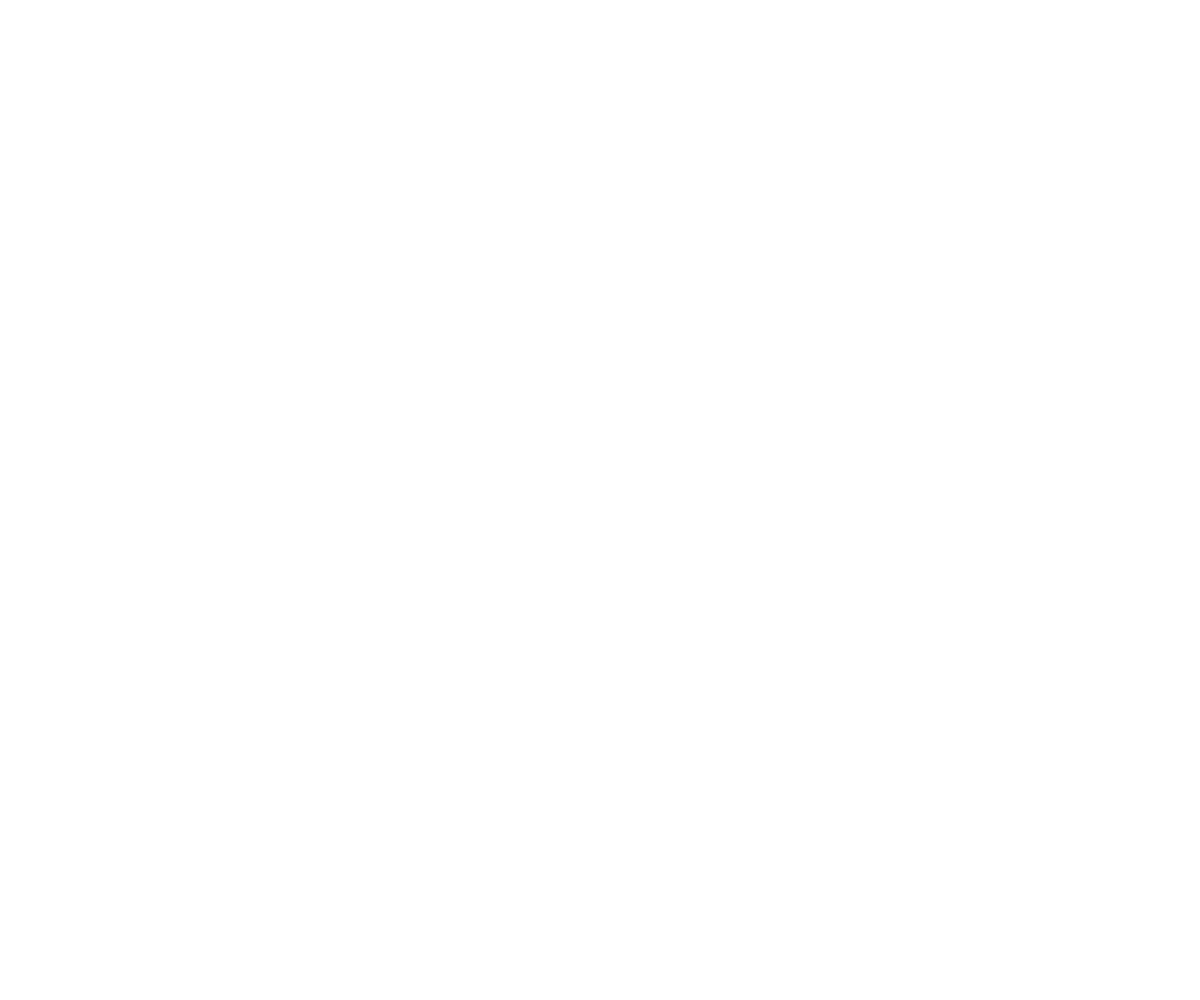
Frame 1 (no input)
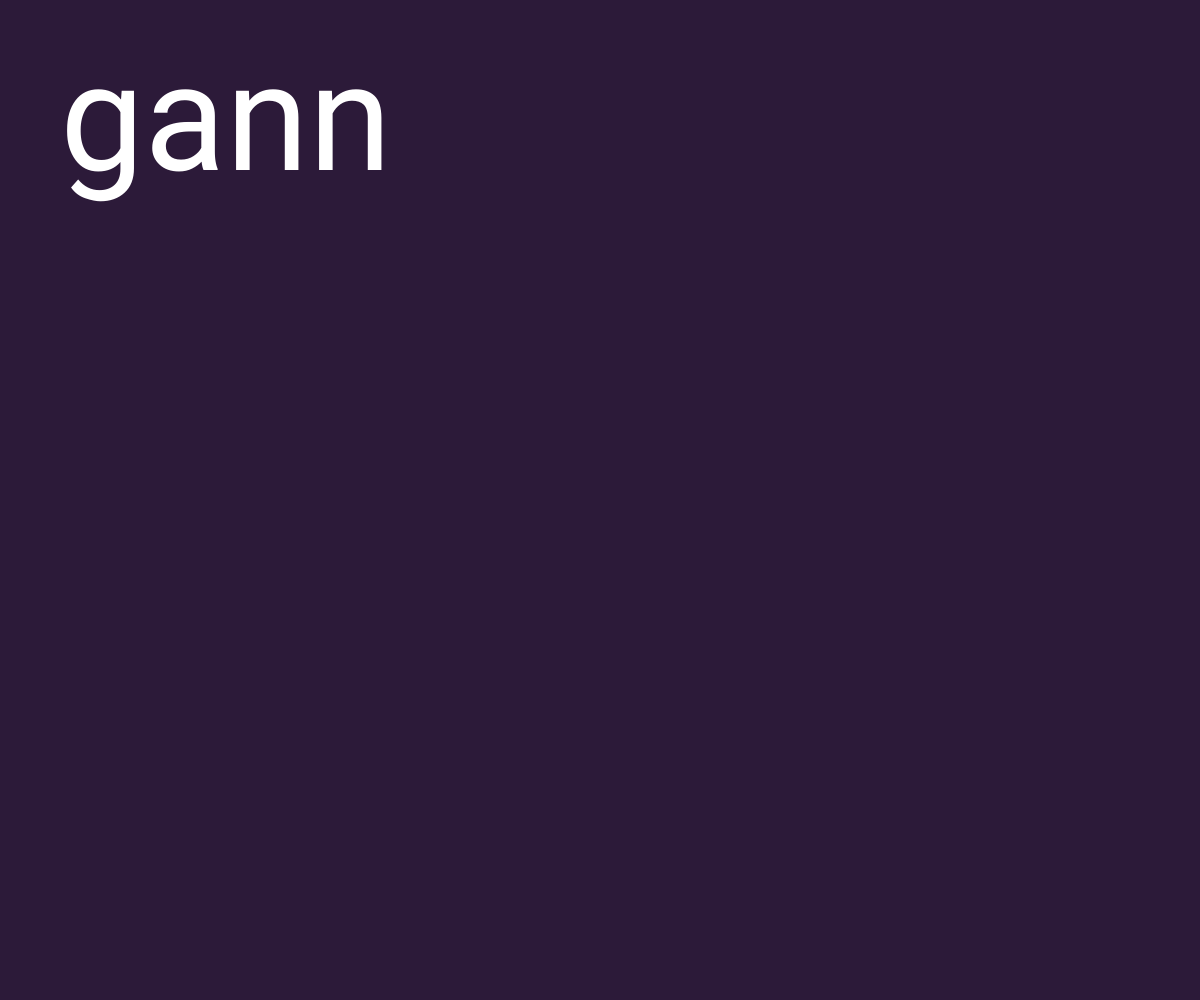
Frame 60 (no input)
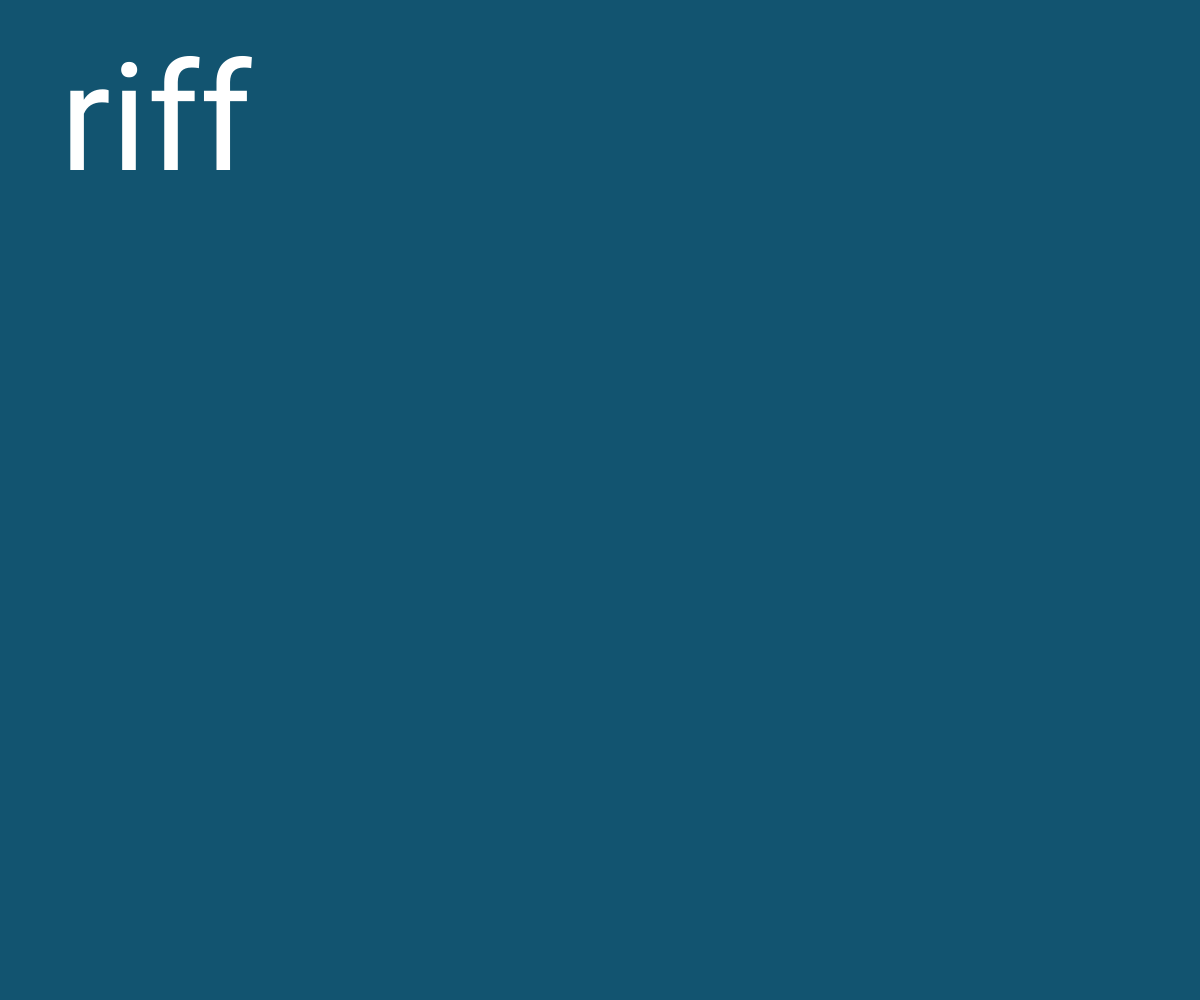
Frame 120 (the mouse pressed at the canvas centre since frame 60)

The p5.js sketch that drew these frames (run headless with seeded random() and noise() and a simulated clock; from frame 60 on, the mouse is pressed at the canvas centre):

// p5.js sketch
// ── sketch.js
// -
// Generatore di parole casuali 0.1 by Gaia Andruccioli [parole, casuale]
// 2021 © Gaia Andruccioli, Daniele @Fupete, Irene @iretrtr and the course DS-2021 at DESIGN.unirsm,
// github.com/ds-2021-unirsm — github.com/fupete - github.com/Graphein0707
// Educational purposes, MIT License, 2021, San Marino
// —

var sillabe = ["ba", "be", "bi", "bo", "bu", "ca", "ce", "ci", "co", "cu", "da", "de", "di", "do", "du", "fa", "fe", "fi", "fo", "fu", "ga", "ge", "gi", "go", "gu", "la", "le", "li", "lo", "lu", "ma", "me", "mi", "mo", "mu", "na", "ne", "ni", "no", "nu", "pa", "pe", "pi", "po", "pu", "ra", "re", "ri", "ro", "ru", "sa", "se", "si", "so", "su", "ta", "te", "ti", "to", "tu", "va", "ve", "vi", "vo", "vu", "za", "ze", "zi", "zo", "zu"];

var doppia = ["ll", "tt", "nn", "pp", "ss", "zz", "dd", "ff", "rr", "xx"];

var randomSillaba = "";

function setup() {
  createCanvas(w = windowWidth, h = windowHeight);
  textFont("Roboto", 150);
}

function draw() {
  translate(60, 170);

  if (frameCount % 30 == 0) {
    randomSillaba = random(sillabe) + random(doppia);
    background(random(255), random(100), random(120));
  }

  fill(255);
  text(randomSillaba, 0, 0);
}
